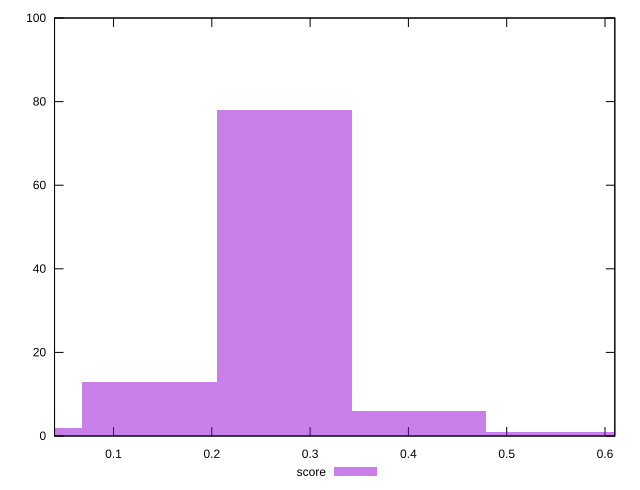

Source code (gnuplot):
reset

$score <<EOF
0.13685922451065313 13
0.27371844902130626 78
0.4105776735319594 6
0 2
0.5474368980426125 1
EOF

set key outside below
set boxwidth 0.13685922451065313
set xrange [0.04:0.61]
set yrange [0:100]
set trange [0:100]
set style fill transparent solid 0.5 noborder
set terminal svg size 640, 490 enhanced background rgb 'white'
set output "report_00013_2021-02-09T12-04-24.940Z/largest-contentful-paint/samples/pages+cached+noadtech+nomedia+nocss/score/histogram.svg"

plot $score title "score" with boxes

reset
